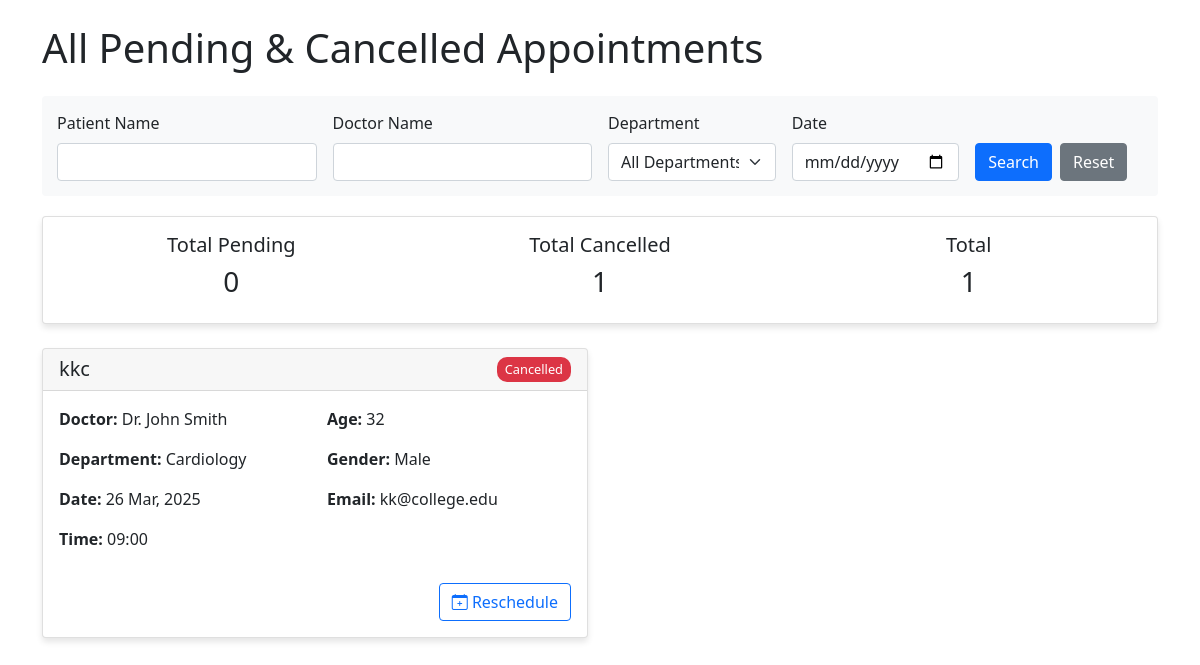
The app's page /admin/view_all_pending (signed in) with its own data.
### app.py (models this page shows)
class Appointment(db.Model):
    id = db.Column(db.Integer, primary_key=True)
    patient_id = db.Column(db.Integer, db.ForeignKey('patient.id'), nullable=False)
    doctor_id = db.Column(db.Integer, db.ForeignKey('doctor.id'), nullable=False)
    date_specific_slot_id = db.Column(db.Integer, db.ForeignKey('date_specific_slot.id'), nullable=False)
    date = db.Column(db.Date, nullable=False)
    time = db.Column(db.String(5), nullable=False)
    status = db.Column(db.String(20), default='pending')
    registered_by_admin = db.Column(db.Boolean, default=False)
    patient_name = db.Column(db.String(100))
    patient_email = db.Column(db.String(120))
    patient_age = db.Column(db.Integer)
    patient_gender = db.Column(db.String(10))
    department = db.Column(db.String(100))

class Doctor(db.Model):
    id = db.Column(db.Integer, primary_key=True)
    name = db.Column(db.String(100), nullable=False)
    specialization = db.Column(db.String(100), nullable=False)
    qualifications = db.Column(db.String(200), nullable=False)
    years_of_experience = db.Column(db.Integer, nullable=False)
    appointments = db.relationship('Appointment', backref='doctor', lazy=True)
    date_slots = db.relationship('DateSpecificSlot', backref='doctor', lazy=True)
    admitted_patients = db.relationship('AdmittedPatient', backref='doctor', lazy=True)

### app.py (the view, shortened to what this page needs)
@app.route('/admin/view_all_pending')
@login_required
def view_all_pending():
    if not current_user.is_admin:
        flash('Access denied. Admin privileges required.', 'danger')
        return redirect(url_for('dashboard'))
    patient_name = request.args.get('patient_name', '')
    doctor_name = request.args.get('doctor_name', '')
    department = request.args.get('department', '')
    date_str = request.args.get('date', '')
    appointments_query = Appointment.query.filter(Appointment.status != 'completed')
    if doctor_name:
        appointments_query = appointments_query.filter(
            Appointment.doctor.has(Doctor.name.ilike(f'%{doctor_name}%'))
        )
    if date_str:
        try:
            filter_date = datetime.strptime(date_str, '%Y-%m-%d').date()
            appointments_query = appointments_query.filter(Appointment.date == filter_date)
        except ValueError:
            flash('Invalid date format', 'warning')
    pending_appointments = appointments_query.order_by(Appointment.date, Appointment.time).all()
    all_specializations = [doc.specialization for doc in Doctor.query.with_entities(Doctor.specialization).distinct()]
    now = datetime.now()
    return render_template('view_all_pending.html',
                          pending_appointments=pending_appointments,
                          specializations=all_specializations,
                          now=now)

### app.py (called while the page is built)
@login_manager.user_loader
def load_user(user_id):
    return Patient.query.get(int(user_id))

### templates/view_all_pending.html (shortened to what this page needs)
<!DOCTYPE html>
<html lang="en">
<head>
    <link href="https://cdn.jsdelivr.net/npm/bootstrap@5.0.2/dist/css/bootstrap.min.css" rel="stylesheet">
    <link rel="stylesheet" href="https://cdn.jsdelivr.net/npm/bootstrap-icons@1.5.0/font/bootstrap-icons.css">
</head>
<body>
    <div class="container py-4">
        <h1 class="mb-4">All Pending & Cancelled Appointments</h1>
        <div class="search-form">
            <form method="GET" action="{{ url_for('view_all_pending') }}">
                <div class="row g-3">
                    <div class="col-md-3">
                        <label for="patient_name" class="form-label">Patient Name</label>
                        <input type="text" class="form-control" id="patient_name" name="patient_name"
                               value="{{ request.args.get('patient_name', '') }}">
                    </div>
                    <div class="col-md-3">
                        <label for="doctor_name" class="form-label">Doctor Name</label>
                        <input type="text" class="form-control" id="doctor_name" name="doctor_name"
                               value="{{ request.args.get('doctor_name', '') }}">
                    </div>
                    <div class="col-md-2">
                        <label for="department" class="form-label">Department</label>
                        <select class="form-select" id="department" name="department">
                            <option value="">All Departments</option>
                        </select>
                    </div>
                    <div class="col-md-2">
                        <label for="date" class="form-label">Date</label>
                        <input type="date" class="form-control" id="date" name="date"
                               value="{{ request.args.get('date', '') }}">
                    </div>
                    <div class="col-md-2 d-flex align-items-end">
                        <button type="submit" class="btn btn-primary me-2">Search</button>
                        <a href="{{ url_for('view_all_pending') }}" class="btn btn-secondary">Reset</a>
                    </div>
                </div>
            </form>
        </div>
        <div class="card mb-4">
            <div class="card-body">
                <div class="row text-center">
                    <div class="col">
                        <h5>Total Pending</h5>
                        <h3>{{ pending_appointments|selectattr('status', 'equalto', 'pending')|list|length }}</h3>
                    </div>
                    <div class="col">
                        <h5>Total Cancelled</h5>
                        <h3>{{ pending_appointments|selectattr('status', 'equalto', 'cancelled')|list|length }}</h3>
                    </div>
                    <div class="col">
                        <h5>Total</h5>
                        <h3>{{ pending_appointments|length }}</h3>
                    </div>
                </div>
            </div>
        </div>
        <div class="row">
            {% if pending_appointments %}
                {% for appointment in pending_appointments %}
                    <div class="col-lg-6">
                        <div class="card appointment-card">
                            <div class="card-header d-flex justify-content-between align-items-center">
                                <h5 class="mb-0">{{ appointment.patient_name or appointment.patient.username }}</h5>
                                {% if appointment.status == 'pending' %}
                                <span class="pending-tag">Pending</span>
                                {% elif appointment.status == 'cancelled' %}
                                <span class="cancelled-tag">Cancelled</span>
                                {% endif %}
                            </div>
                            <div class="card-body">
                                <div class="row mb-3">
                                    <div class="col-md-6">
                                        <p><strong>Doctor:</strong> {{ appointment.doctor.name }}</p>
                                        <p><strong>Department:</strong> {{ appointment.department or appointment.doctor.specialization }}</p>
                                        <p><strong>Date:</strong> {{ appointment.date.strftime('%d %b, %Y') }}</p>
                                        <p><strong>Time:</strong> {{ appointment.time }}</p>
                                    </div>
                                    <div class="col-md-6">
                                        <p><strong>Age:</strong> {{ appointment.patient_age }}</p>
                                        <p><strong>Gender:</strong> {{ appointment.patient_gender }}</p>
                                        {% if appointment.patient_email %}
                                        <p><strong>Email:</strong> {{ appointment.patient_email }}</p>
                                        {% endif %}
                                    </div>
                                </div>
                                <div class="d-flex justify-content-end">
                                    {% if appointment.status == 'pending' %}
                                    <button class="btn btn-outline-success me-2"
                                            onclick="updateStatus({{ appointment.id }}, 'completed')">
                                        <i class="bi bi-check-circle"></i> Mark Completed
                                    </button>
                                    <button class="btn btn-outline-danger"
                                            onclick="updateStatus({{ appointment.id }}, 'cancelled')">
                                        <i class="bi bi-x-circle"></i> Cancel
                                    </button>
                                    {% elif appointment.status == 'cancelled' %}
                                    <button class="btn btn-outline-primary"
                                            data-bs-toggle="modal"
                                            data-bs-target="#rescheduleModal{{ appointment.id }}">
                                        <i class="bi bi-calendar-plus"></i> Reschedule
                                    </button>
                                    {% endif %}
                                </div>
                            </div>
                        </div>
                    </div>
                {% endfor %}
            {% else %}
                <div class="col-12">
                    <div class="alert alert-info">
                        No pending or cancelled appointments found.
                    </div>
                </div>
            {% endif %}
        </div>
    </div>
</body>
</html>

### templates/view_all_pending.html (style rules this page uses)
.search-form { background-color: #f8f9fa; border-radius: 0.25rem; padding: 15px; margin-bottom: 20px; }
.card { margin-bottom: 20px; box-shadow: 0 4px 6px rgba(0, 0, 0, 0.1); }
.appointment-card { transition: transform 0.2s; }
.cancelled-tag { background-color: #dc3545; color: white; font-size: 0.8rem; padding: 3px 8px; border-radius: 10px; }

### records on screen
Appointment: patient_name "kkc", status "Cancelled", doctor.name "Dr. John Smith", department "Cardiology", date "26 Mar, 2025", time "09:00", patient_age "32", patient_gender "Male", patient_email "kk@college.edu"

### other values on screen
{{ pending_appointments|length }} "1"
